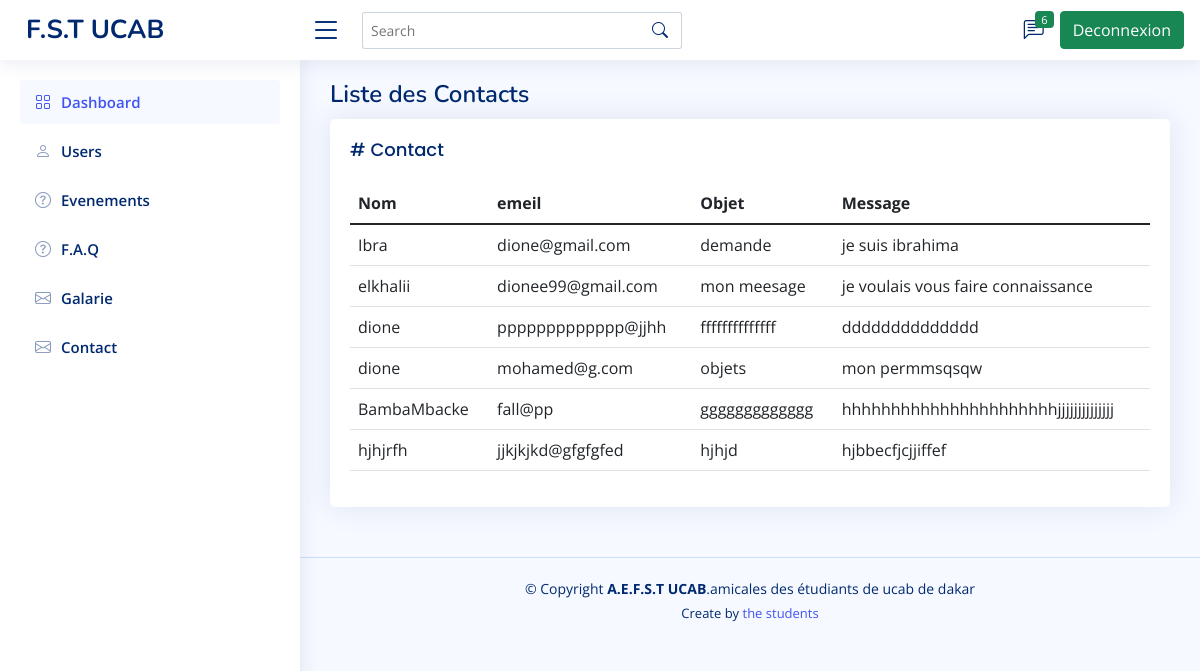
The page /listeContact on the database its author committed.
### tables this page shows
CREATE TABLE `contacts` (
  `id_contact` int(11) NOT NULL,
  `nom` varchar(30) NOT NULL,
  `emeil` varchar(255) NOT NULL,
  `objet` varchar(30) NOT NULL,
  `message` text NOT NULL
);

### model/db.php (called while the page is built)
<?php
    function getConnexion()
    {
        $host = "localhost";
        $dbname = "ucab_amical";
        $user = "root";
        $password = "";
        $dsn = "mysql:host=$host; dbname=$dbname;";
        try {
            $db = new PDO($dsn, $user, $password);
        } catch (PDOException $error) {
            die("Erreur de connexion a la base de donnees :" . $error->getMessage());
        }
        return $db;
    }
?>

### model/contactDB.php (called while the page is built, shortened)
<?php
    require_once("db.php");
    function getAllcontact()
    {
        $requete = "SELECT * FROM contacts";
        try {
            return getConnexion()->query($requete);
        } catch (Exception $error) {
            die("Erreur lors de la recuperation de la liste des contacts : " . $error->getMessage());
        }
    }
?>

### view/pages/admin/contact/listeContact.php (the view)
<?php
    require_once("../../../sections/admin/entete.php")
?>
<?php
    require_once("../../../sections/admin/menuGaucheHaut.php")
?>
<?php
    require_once("../../../../model/contactDB.php");
    $listeContacts = getAllcontact()->fetchAll();
?>
    <main id="main" class="main">
        <div class="pagetitle">
            <h1>Liste des Contacts</h1>
        </div>
        <section class="section">
            <div class="row">
                <div class="col-lg-12">
                <div class="card">
                    <div class="card-body">
                    <h5 class="card-title"># Contact</h5>
                    <table class="table datatable">
                        <thead>
                        <tr>
                            <th scope="col">Nom</th>
                            <th scope="col">emeil</th>
                            <th scope="col">Objet</th>
                            <th scope="col">Message</th>
                        </tr>
                        </thead>
                        <tbody>
                            <?php
                                foreach ($listeContacts as $contact)
                                {
                            ?>
                            <tr>
                                <td><?= $contact['nom']?></td>
                                <td><?= $contact['emeil']?></td>
                                <td><?= $contact['objet']?></td>
                                <td><?= $contact['message']?></td>
                            </tr>
                            <?php
                                }
                            ?>
                        </tbody>
                    </table>
                    </div>
                </div>
                </div>
            </div>
        </section>
    </main>
  <?php require_once("../../../sections/admin/footer.php")?>
  <?php require_once("../../../sections/admin/script.php")?>

### public/templates/templateAdmin/assets/css/style.css (style rules this page uses)
:root { scroll-behavior: smooth; }
body { font-family: "Open Sans", sans-serif; background: #f6f9ff; color: #444444; }
h1, h2, h3, h4, h5, h6 { font-family: "Nunito", sans-serif; }
#main { margin-top: 60px; padding: 20px 30px; transition: all 0.3s; }
.pagetitle { margin-bottom: 10px; }
.pagetitle h1 { font-size: 24px; margin-bottom: 0; font-weight: 600; color: #012970; }
.card { margin-bottom: 30px; border: none; border-radius: 5px; box-shadow: 0px 0 30px rgba(1, 41, 112, 0.1); overflow: hidden; }
.card-title { padding: 20px 0 15px 0; font-size: 18px; font-weight: 500; color: #012970; font-family: "Poppins", sans-serif; }
.card-body { padding: 0 20px 20px 20px; }
@media (min-width: 1200px) { #main, #footer { margin-left: 300px; } }

### rows shown on the page
contacts: nom "Ibra", emeil "dione@gmail.com", objet "demande", message "je suis ibrahima"
contacts: nom "elkhalii", emeil "dionee99@gmail.com", objet "mon meesage", message "je voulais vous faire connaissance"
contacts: nom "dione", emeil "ppppppppppppp@jjhh", objet "ffffffffffffff", message "dddddddddddddd"
contacts: nom "dione", emeil "mohamed@g.com", objet "objets", message "mon permmsqsqw"
contacts: nom "BambaMbacke", emeil "fall@pp", objet "ggggggggggggg", message "hhhhhhhhhhhhhhhhhhhhhhjjjjjjjjjjjjjj"
contacts: nom "hjhjrfh", emeil "jjkjkjkd@gfgfgfed", objet "hjhjd", message "hjbbecfjcjjiffef"

### other values the page prints
count($listeContacts) "6"
